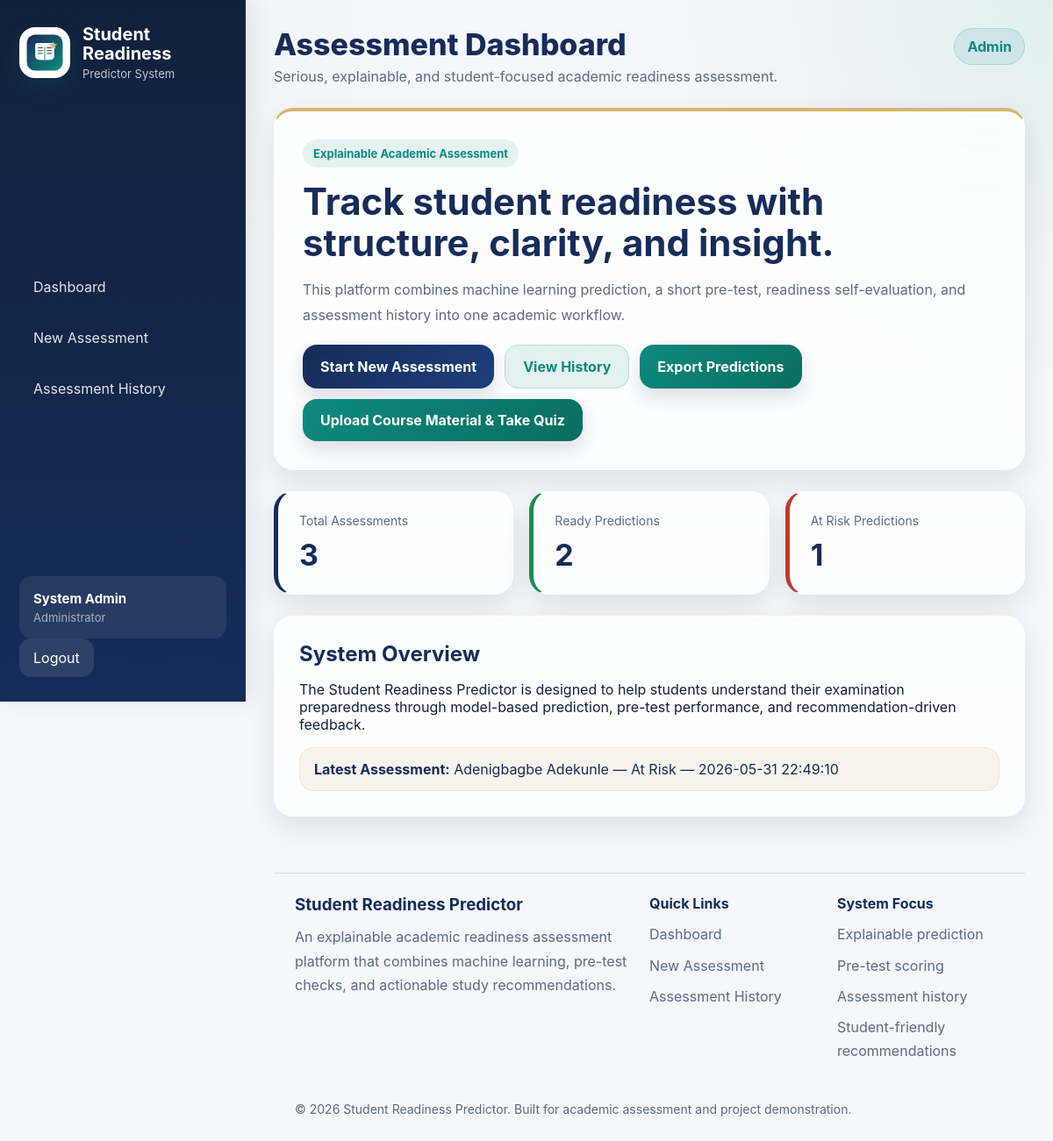
The app's page /dashboard (signed in) with its own data.
### tables this page shows
CREATE TABLE users (
            id INTEGER PRIMARY KEY AUTOINCREMENT,
            full_name TEXT NOT NULL,
            email TEXT NOT NULL UNIQUE,
            matric_number TEXT NOT NULL UNIQUE,
            password_hash TEXT NOT NULL,
            role TEXT NOT NULL DEFAULT 'student',
            created_at TEXT NOT NULL
        );

CREATE TABLE assessments (
    id INTEGER PRIMARY KEY AUTOINCREMENT,
    user_id INTEGER,
    full_name TEXT,
    matric_number TEXT,
    department TEXT,
    level TEXT,
    course_code TEXT,
    course_title TEXT,
    study_hours INTEGER,
    failures INTEGER,
    missed_lectures INTEGER,
    g1 INTEGER,
    g2 INTEGER,
    confidence_level TEXT,
    revision_status TEXT,
    past_questions_practice TEXT,
    topic_understanding TEXT,
    prediction_text TEXT,
    confidence_score TEXT,
    interpretation TEXT,
    created_at TEXT,
    pretest_score INTEGER,
    pretest_level TEXT,
    overall_insight TEXT,

    quiz_score INTEGER DEFAULT 0,
    quiz_analysis TEXT DEFAULT '',
    recommendations TEXT DEFAULT '',
    factors TEXT DEFAULT ''
);

### app.py (the view)
@app.route("/")
@app.route("/dashboard")
def dashboard():
    if "user_id" not in session:
        return redirect(url_for("login"))
    current_user = get_current_user()
    stats = get_dashboard_stats(current_user)
    return render_template("home.html", stats=stats)

### app.py (called while the page is built)
def ensure_tables_exist_on_connection(conn):
    conn.execute("""
       CREATE TABLE IF NOT EXISTS assessments (
    id INTEGER PRIMARY KEY AUTOINCREMENT,
    user_id INTEGER,
    full_name TEXT,
    matric_number TEXT,
    department TEXT,
    level TEXT,
    course_code TEXT,
    course_title TEXT,
    study_hours INTEGER,
    failures INTEGER,
    missed_lectures INTEGER,
    g1 INTEGER,
    g2 INTEGER,
    confidence_level TEXT,
    revision_status TEXT,
    past_questions_practice TEXT,
    topic_understanding TEXT,
    prediction_text TEXT,
    confidence_score TEXT,
    interpretation TEXT,
    created_at TEXT,
    pretest_score INTEGER,
    pretest_level TEXT,
    overall_insight TEXT,

    quiz_score INTEGER DEFAULT 0,
    quiz_analysis TEXT DEFAULT '',
    recommendations TEXT DEFAULT '',
    factors TEXT DEFAULT ''
)
    """)
    conn.commit()

def get_db_connection():
    conn = sqlite3.connect(DB_PATH)
    conn.row_factory = sqlite3.Row
    ensure_tables_exist_on_connection(conn)
    return conn

def get_current_user():
    user_id = session.get("user_id")
    if not user_id:
        return None
    conn = get_db_connection()
    user = conn.execute("SELECT * FROM users WHERE id = ?", (user_id,)).fetchone()
    conn.close()
    return user

def is_admin(user):
    if user is None:
        return False
    return str(user["role"]).strip().lower() == "admin"

@app.context_processor
def inject_user():
    return {"current_user": get_current_user()}

### templates/home.html
{% extends "base.html" %}
{% block page_title %}Assessment Dashboard{% endblock %}
{% block content %}
<section class="hero-panel glass-card fade-up">
    <div class="hero-copy">
        <span class="eyebrow">Explainable Academic Assessment</span>
        <h2>Track student readiness with structure, clarity, and insight.</h2>
        <p>
            This platform combines machine learning prediction, a short pre-test,
            readiness self-evaluation, and assessment history into one academic workflow.
        </p>
        <div class="hero-actions">
            <a href="{{ url_for('student_info') }}" class="btn">Start New Assessment</a>
            <a href="{{ url_for('history') }}" class="btn btn-secondary">View History</a>
            <a href="{{ url_for('export_history') }}" class="btn btn-accent">Export Predictions</a>
            <a href="{{ url_for('upload_material') }}?mode=practice" class="btn btn-accent">
                Upload Course Material & Take Quiz
            </a>
        </div>
    </div>
</section>
<section class="stats-grid fade-up delay-1">
    <div class="stat-card glass-card">
        <span class="stat-label">Total Assessments</span>
        <h3>{{ stats.total_assessments }}</h3>
    </div>
    <div class="stat-card glass-card stat-success">
        <span class="stat-label">Ready Predictions</span>
        <h3>{{ stats.total_ready }}</h3>
    </div>
    <div class="stat-card glass-card stat-danger">
        <span class="stat-label">At Risk Predictions</span>
        <h3>{{ stats.total_at_risk }}</h3>
    </div>
</section>
<section class="dashboard-panels fade-up delay-2">
    <div class="card glass-card">
        <h2>System Overview</h2>
        <p>
            The Student Readiness Predictor is designed to help students understand their
            examination preparedness through model-based prediction, pre-test performance,
            and recommendation-driven feedback.
        </p>
        {% if stats.latest_record %}
            <div class="note">
                <strong>Latest Assessment:</strong>
                {{ stats.latest_record.full_name }} — {{ stats.latest_record.prediction_text }} — {{ stats.latest_record.created_at }}
            </div>
        {% else %}
            <div class="note">
                No assessments have been recorded yet. Start a new assessment to begin.
            </div>
        {% endif %}
    </div>
</section>
{% endblock %}

### templates/base.html (shortened to what this page needs)
<!DOCTYPE html>
<html lang="en">
<head>
    <link rel="stylesheet" href="{{ url_for('static', filename='style.css') }}">
</head>
<body>
    <div class="app-shell">
        <aside class="sidebar" id="sidebar">
            <div class="brand-block">
                <img
                    src="{{ url_for('static', filename='srp-logo.svg') }}"
                    alt="SRP Logo"
                    class="sidebar-logo"
                >
                <div>
                    <h2>Student Readiness</h2>
                    <p class="sidebar-subtitle">
                        Predictor System
                    </p>
                </div>
            </div>
            <nav class="sidebar-nav">
                <a href="{{ url_for('dashboard') }}">
                    Dashboard
                </a>
                <a href="{{ url_for('student_info') }}">
                    New Assessment
                </a>
                <a href="{{ url_for('history') }}">
                    Assessment History
                </a>
            </nav>
            {% if current_user %}
            <div class="sidebar-footer">
                <div class="sidebar-user glass-card">
                    <div class="sidebar-user-name">
                        {{ current_user.full_name }}
                    </div>
                    <div class="sidebar-user-role">
                        {% if current_user.role == "admin" %}
                            Administrator
                        {% else %}
                            Student Account
                        {% endif %}
                    </div>
                </div>
                <a href="{{ url_for('logout') }}" class="sidebar-logout">
                    Logout
                </a>
            </div>
            {% endif %}
        </aside>
        <main class="main-content">
            <header class="topbar">
                <div>
                    <h1 class="topbar-title">
                        {% block page_title %}{% endblock %}
                    </h1>
                    <p class="topbar-subtitle">
                        Serious, explainable, and student-focused academic readiness assessment.
                    </p>
                </div>
                {% if current_user %}
                <div class="topbar-actions">
                    <span class="role-badge">
                        {% if current_user.role == "admin" %}
                            Admin
                        {% else %}
                            Student
                        {% endif %}
                    </span>
                </div>
                {% endif %}
            </header>
            {% block content %}
            {% endblock %}
            <footer class="site-footer">
                <div class="footer-grid">
                    <div>
                        <h3>
                            Student Readiness Predictor
                        </h3>
                        <p>
                            An explainable academic readiness assessment platform
                            that combines machine learning, pre-test checks,
                            and actionable study recommendations.
                        </p>
                    </div>
                    <div>
                        <h4>Quick Links</h4>
                        <ul>
                            <li>
                                <a href="{{ url_for('dashboard') }}">
                                    Dashboard
                                </a>
                            </li>
                            <li>
                                <a href="{{ url_for('student_info') }}">
                                    New Assessment
                                </a>
                            </li>
                            <li>
                                <a href="{{ url_for('history') }}">
                                    Assessment History
                                </a>
                            </li>
                        </ul>
                    </div>
                    <div>
                        <h4>System Focus</h4>
                        <ul>
                            <li>Explainable prediction</li>
                            <li>Pre-test scoring</li>
                            <li>Assessment history</li>
                            <li>Student-friendly recommendations</li>
                        </ul>
                    </div>
                </div>
                <div class="footer-bottom">
                    <p>
                        © 2026 Student Readiness Predictor.
                        Built for academic assessment and project demonstration.
                    </p>
                </div>
            </footer>
        </main>
    </div>
</body>
</html>

### records on screen
users: full_name "System Admin"
assessments: latest_record.full_name "Adenigbagbe Adekunle", latest_record.prediction_text "At Risk", latest_record.created_at "2026-05-31 22:49:10"

### other values on screen
{{ stats.total_assessments }} "3"
{{ stats.total_ready }} "2"
{{ stats.total_at_risk }} "1"
